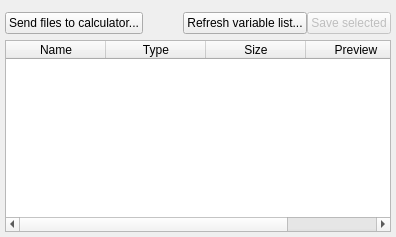
      <widget class="QWidget" name="tabVariables">
       <attribute name="icon">
        <iconset resource="resources.qrc">
         <normaloff>:/icons/resources/icons/variables.png</normaloff>:/icons/resources/icons/variables.png</iconset>
       </attribute>
       <attribute name="title">
        <string>Variables</string>
       </attribute>
       <layout class="QVBoxLayout" name="verticalLayout_5">
        <property name="leftMargin">
         <number>5</number>
        </property>
        <property name="topMargin">
         <number>5</number>
        </property>
        <property name="rightMargin">
         <number>5</number>
        </property>
        <property name="bottomMargin">
         <number>5</number>
        </property>
        <item>
         <layout class="QHBoxLayout" name="horizontalLayout_5">
          <property name="spacing">
           <number>0</number>
          </property>
          <property name="topMargin">
           <number>7</number>
          </property>
          <property name="bottomMargin">
           <number>0</number>
          </property>
          <item>
           <widget class="QPushButton" name="buttonSend">
            <property name="sizePolicy">
             <sizepolicy hsizetype="Maximum" vsizetype="Maximum">
              <horstretch>0</horstretch>
              <verstretch>0</verstretch>
             </sizepolicy>
            </property>
            <property name="focusPolicy">
             <enum>Qt::TabFocus</enum>
            </property>
            <property name="text">
             <string>Send files to calculator...</string>
            </property>
           </widget>
          </item>
          <item>
           <spacer name="horizontalSpacer_3">
            <property name="orientation">
             <enum>Qt::Horizontal</enum>
            </property>
            <property name="sizeType">
             <enum>QSizePolicy::Expanding</enum>
            </property>
            <property name="sizeHint" stdset="0">
             <size>
              <width>40</width>
              <height>20</height>
             </size>
            </property>
           </spacer>
          </item>
          <item>
           <widget class="QPushButton" name="buttonRefreshList">
            <property name="sizePolicy">
             <sizepolicy hsizetype="Preferred" vsizetype="Maximum">
              <horstretch>0</horstretch>
              <verstretch>0</verstretch>
             </sizepolicy>
            </property>
            <property name="focusPolicy">
             <enum>Qt::TabFocus</enum>
            </property>
            <property name="text">
             <string>Refresh variable list...</string>
            </property>
           </widget>
          </item>
          <item>
           <widget class="QPushButton" name="buttonReceiveFiles">
            <property name="enabled">
             <bool>false</bool>
            </property>
            <property name="sizePolicy">
             <sizepolicy hsizetype="Preferred" vsizetype="Maximum">
              <horstretch>0</horstretch>
              <verstretch>0</verstretch>
             </sizepolicy>
            </property>
            <property name="focusPolicy">
             <enum>Qt::TabFocus</enum>
            </property>
            <property name="text">
             <string>Save selected</string>
            </property>
           </widget>
          </item>
         </layout>
        </item>
        <item>
         <widget class="QTableWidget" name="emuVarView">
          <property name="sizePolicy">
           <sizepolicy hsizetype="MinimumExpanding" vsizetype="MinimumExpanding">
            <horstretch>0</horstretch>
            <verstretch>0</verstretch>
           </sizepolicy>
          </property>
          <property name="editTriggers">
           <set>QAbstractItemView::NoEditTriggers</set>
          </property>
          <property name="showDropIndicator" stdset="0">
           <bool>false</bool>
          </property>
          <property name="dragDropOverwriteMode">
           <bool>false</bool>
          </property>
          <property name="selectionBehavior">
           <enum>QAbstractItemView::SelectRows</enum>
          </property>
          <property name="textElideMode">
           <enum>Qt::ElideRight</enum>
          </property>
          <property name="sortingEnabled">
           <bool>false</bool>
          </property>
          <attribute name="horizontalHeaderDefaultSectionSize">
           <number>100</number>
          </attribute>
          <attribute name="horizontalHeaderHighlightSections">
           <bool>false</bool>
          </attribute>
          <attribute name="horizontalHeaderMinimumSectionSize">
           <number>40</number>
          </attribute>
          <attribute name="horizontalHeaderStretchLastSection">
           <bool>true</bool>
          </attribute>
          <attribute name="verticalHeaderVisible">
           <bool>false</bool>
          </attribute>
          <attribute name="verticalHeaderDefaultSectionSize">
           <number>21</number>
          </attribute>
          <attribute name="verticalHeaderShowSortIndicator" stdset="0">
           <bool>false</bool>
          </attribute>
          <column>
           <property name="text">
            <string>Name</string>
           </property>
          </column>
          <column>
           <property name="text">
            <string>Type</string>
           </property>
          </column>
          <column>
           <property name="text">
            <string>Size</string>
           </property>
          </column>
          <column>
           <property name="text">
            <string>Preview</string>
           </property>
          </column>
         </widget>
        </item>
       </layout>
      </widget>
